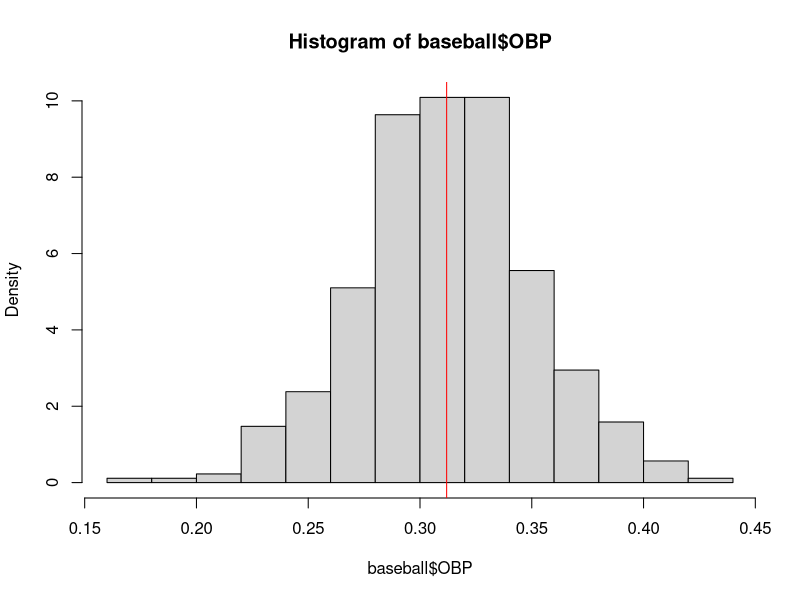
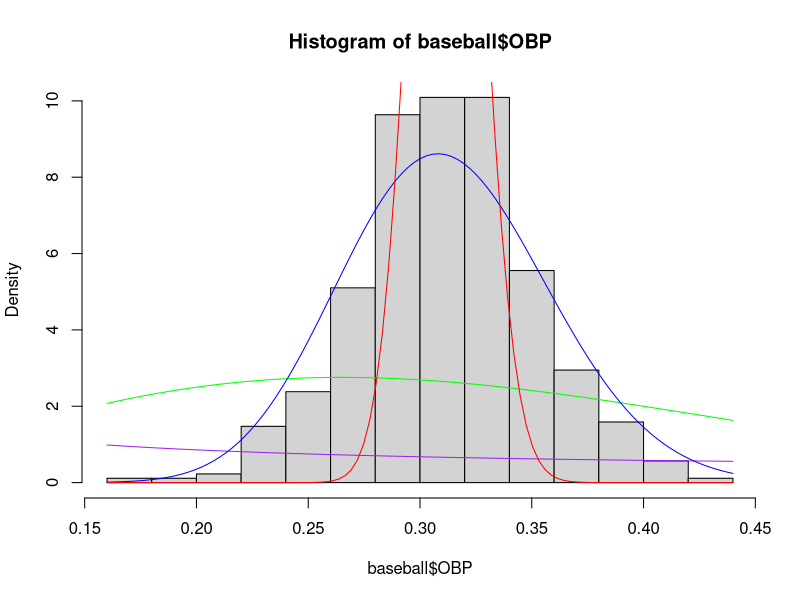
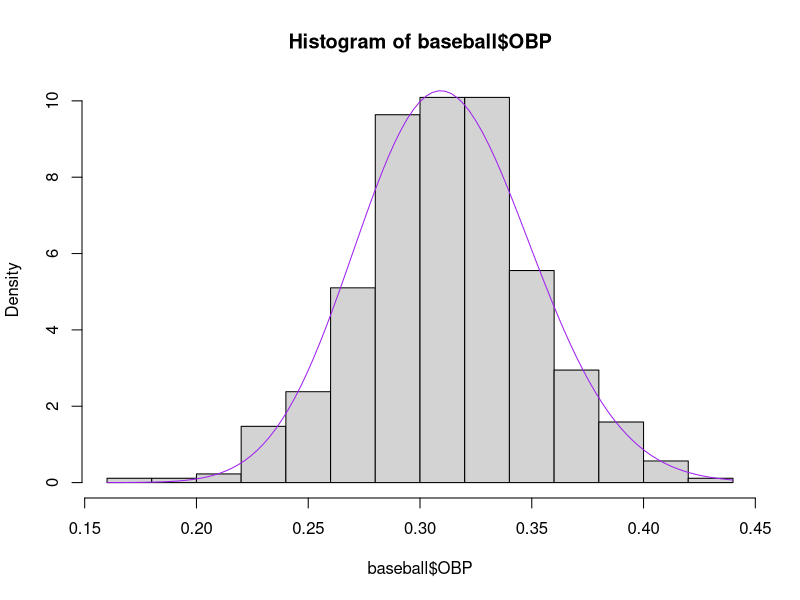
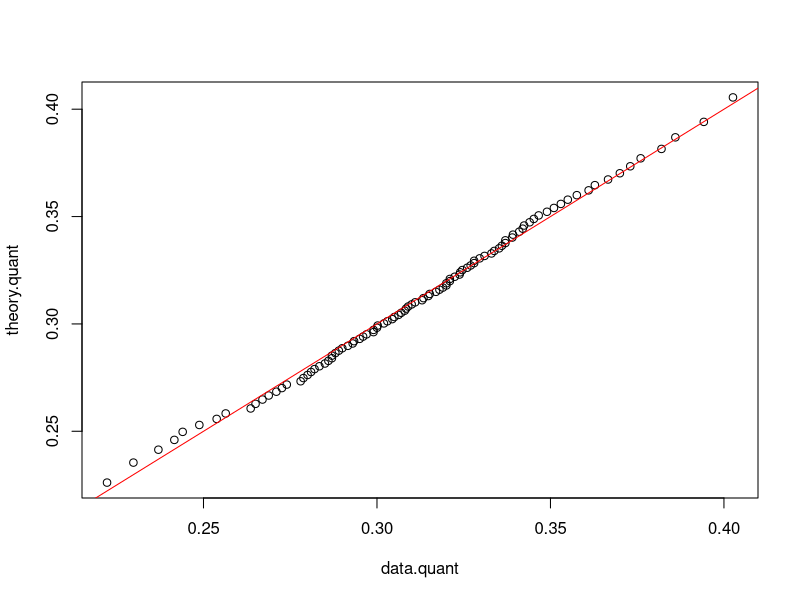
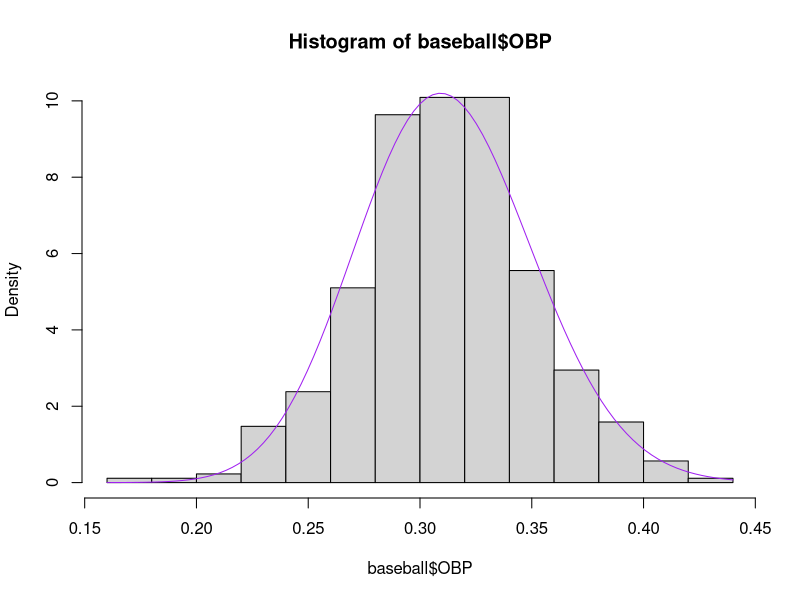

Source code (R) for these figures, in order:
## ---- chunk 1
baseball <- read.csv("baseball.csv", header = TRUE , sep = ",", as.is=TRUE)
head(baseball)
## ---- chunk 2
nrow(baseball)
min(baseball$PA)
max(baseball$PA)

## ---- chunk 3
hist(baseball$OBP, probability = TRUE)
this.mean <- mean(baseball$OBP)
abline(v=this.mean, col ="red")
## ---- chunk 4
getmode <- function(v) {
   uniqv <- unique(v)
   uniqv[which.max(tabulate(match(v, uniqv)))]
}
getmode(baseball$OBP)
mean(baseball$OBP)
## ---- chunk 5
this.mean <- mean(baseball$OBP)
params <- function(this.mean, sum){
  a <- this.mean*sum
  return(c(alpha = a, beta = sum-a))
}
## ---- chunk 6
hist(baseball$OBP, probability = TRUE)
curve(dbeta(x,shape1=params(this.mean, sum=1)[1],shape2=params(this.mean,sum=1)[2]), add=TRUE, col = "purple")
curve(dbeta(x,shape1=params(this.mean, sum=10)[1],shape2=params(this.mean,sum=10)[2]), add=TRUE, col = "green")
curve(dbeta(x,shape1=params(this.mean, sum=100)[1],shape2=params(this.mean,sum=100)[2]), add=TRUE, col = "blue")
curve(dbeta(x,shape1=params(this.mean, sum=1000)[1],shape2=params(this.mean,sum=1000)[2]), add=TRUE, col = "red")
## ---- chunk 7
beta.MMest <- function(data){
  m <- mean(data)
  v <- var(data)
  shape2<-(m*(1-m)^2-v+m*v)/v  
  shape1<-(m/(1-m))*shape2
  return (c(alpha=shape1, beta=shape2))
}
MMest <- beta.MMest(baseball$OBP)
MMest
## ---- chunk 8
hist(baseball$OBP, probability = TRUE)
curve(dbeta(x,shape1= MMest[1],shape2=MMest[2]), add=TRUE, col = "purple")
## ---- chunk 9
data.quant <- quantile(baseball$OBP, probs = seq(1,99)/100)
theory.quant <- qbeta(seq(1,99)/100, shape1=MMest[1],shape2 = MMest[2])
plot(data.quant,theory.quant)
abline(a=0, b=1, col="red")
## ---- chunk 10
neglog<- function(theta, data=baseball$OBP){
  return(-sum(dbeta(data, shape1=theta[1], shape2=theta[2],log=TRUE)))
}
MLEest<- nlm(neglog, MMest,data = baseball$OBP )$estimate
MLEest
## ---- chunk 11
hist(baseball$OBP, probability = TRUE)
curve(dbeta(x,shape1= MLEest[1],shape2=MLEest[2]), add=TRUE, col = "purple")
